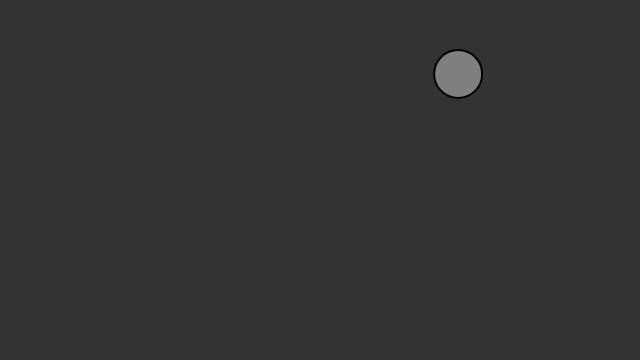
Frame 1 (no input)
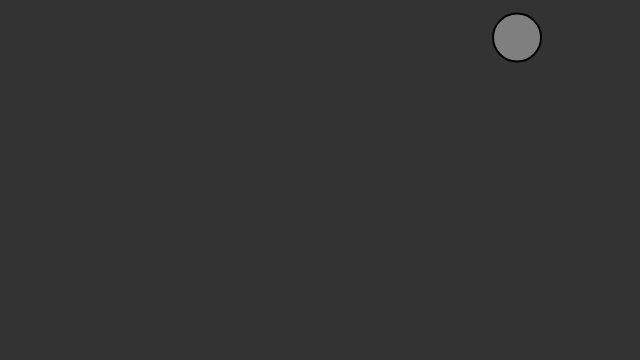
Frame 60 (no input)
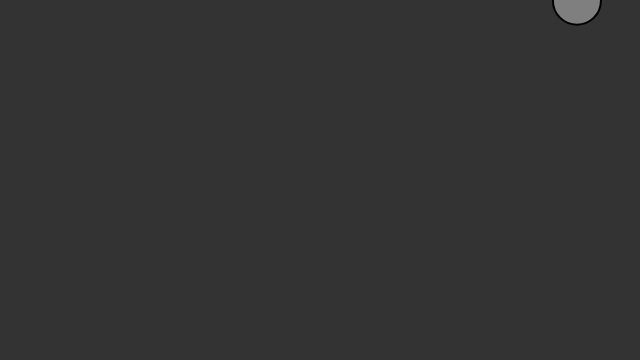
Frame 120 (the mouse pressed at the canvas centre since frame 60)

The p5.js sketch that drew these frames (run headless with seeded random() and noise() and a simulated clock; from frame 60 on, the mouse is pressed at the canvas centre):

// p5.js sketch
// ── sketch.js
// The Nature of Code
// Daniel Shiffman
// http://natureofcode.com

let mover;

function setup() {
  createCanvas(640,360);
  mover = new Mover(); 
}

function draw() {
  background(51);

  mover.update();
  mover.checkEdges();
  mover.display();
}
// ── mover.js

// The Nature of Code
// Daniel Shiffman
// http://natureofcode.com

class Mover {
  constructor(){
    this.position = createVector(random(width), random(height));
    this.velocity = createVector(random(-2, 2), random(-2, 2));
  }

  update() {
    this.position.add(this.velocity);
  }

  display() {
    stroke(0);
    strokeWeight(2);
    fill(127);
    ellipse(this.position.x, this.position.y, 48, 48);
  }

  checkEdges() {

    if (this.position.x > width) {
      this.position.x = 0;
    }
    else if (this.position.x < 0) {
      this.position.x = width;
    }

    if (this.position.y > height) {
      this.position.y = 0;
    }
    else if (this.position.y < 0) {
      this.position.y = height;
    }
  }
}
